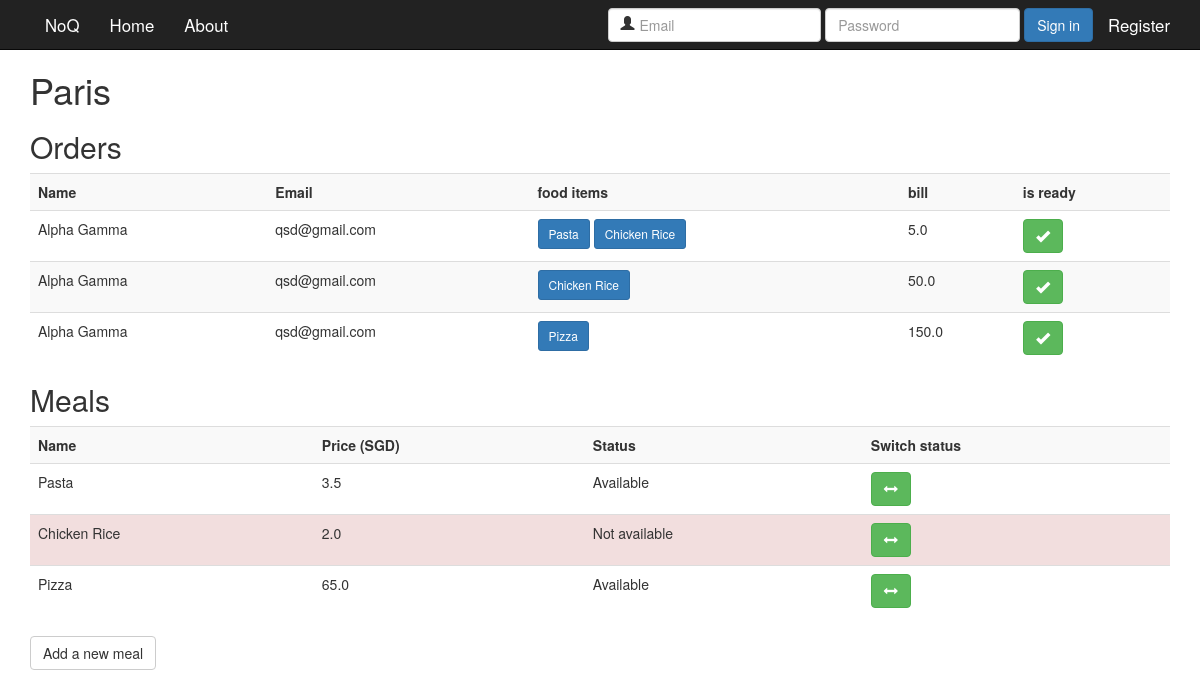
The app's page /shopowner/1/ with its own data.
### main/models.py (models this page shows, shortened)
class Shop(models.Model):
    name = models.CharField(max_length=20)
    shop_owner = models.ForeignKey(ShopOwner, on_delete=models.CASCADE)
    subscription = models.ForeignKey(Subscription, on_delete=models.CASCADE)
    postal_code = models.IntegerField()
    address = models.CharField(max_length=200, null=True, blank=True)
    latitude = models.FloatField()
    longitude = models.FloatField()
    image_name = models.CharField(max_length=50, null=True)
    cusine_type = models.CharField(max_length=50, null=True)

class Order(models.Model):
    order_date = models.DateTimeField(null=True)
    isServed = models.BooleanField(default=False)
    customer = models.ForeignKey(Customer, on_delete=models.CASCADE)
    bill = models.FloatField()

class Customer(models.Model):
    user = models.OneToOneField(User, on_delete=models.CASCADE)
    balance = models.FloatField(blank=False)

class User(AbstractBaseUser):
    email = models.EmailField(
        verbose_name='email address',
        max_length=255,
        unique=True,
    )
    is_active = models.BooleanField(default=True)
    is_admin = models.BooleanField(default=False)
    is_shop_owner = models.BooleanField(default=False, verbose_name='Are you a shop Owner?', blank=True)
    firstName = models.CharField(max_length=100, blank=True, null=True, verbose_name='First Name')
    lastName = models.CharField(max_length=100, blank=True, null=True, verbose_name='Last Name')
    objects = MyUserManager()
    USERNAME_FIELD = 'email'
    REQUIRED_FIELDS = ['is_shop_owner']

class FoodItem(models.Model):
    price = models.FloatField()
    orders = models.ManyToManyField(Order)
    shop = models.ForeignKey(Shop, on_delete=models.CASCADE)
    name = models.CharField(max_length=20)
    category = models.ForeignKey(Category, on_delete=models.CASCADE)
    is_available = models.BooleanField(default=False)

### main/ShopOwner/views.py (the view)
# urls.py: url(r'^(?P<shop_id>[0-9]+)/$', views.shop, name='shop'),
def shop(request, shop_id):
    current_shop = get_object_or_404(Shop, pk=shop_id)
    current_order = Order.objects.filter(fooditem__shop=shop_id).filter(isServed=False).order_by(
        'order_date').distinct()
    return render(request, 'main/shop.html', {'shop': current_shop, 'orders': current_order})

### main/templates/main/shop.html
{% extends 'main/base.html' %}
{% block content %}
    <h1>{{ shop.name }}</h1>
    <h2>Orders</h2>
    <table class="table table-striped">
        <tr>
            <th>Name</th>
            <th>Email</th>
            <th>food items</th>
            <th>bill</th>
            <th>is ready</th>
        </tr>
        {% for order in orders %}
            <tr>
                <td>{{ order.customer.user.firstName }} {{ order.customer.user.lastName }}</td>
                <td>{{ order.customer.user.email }}</td>
                <td>
                    {% for f in order.fooditem_set.all %}
                        <a class="btn btn-primary btn-sm">{{ f.name }}</a>
                    {% endfor %}
                </td>
                <td>{{ order.bill }}</td>
                <td><a class="btn btn-success" href="{% url 'shopowner:food_ready' shop_id=shop.id food_id=order.id %}"
                       role="button"><span
                        class="glyphicon glyphicon-ok"
                        aria-hidden="true"></span></a></td>
            </tr>
        {% endfor %}
    </table>
    <h2>Meals</h2>
    <table class="table table-striped">
        <tr>
            <th>Name</th>
            <th>Price (SGD)</th>
            <th>Status</th>
            <th>Switch status</th>
        </tr>
        {% for fooditem in shop.fooditem_set.all %}
            <tr {% if not fooditem.is_available %} class="danger" {% endif %}>
                <td>{{ fooditem.name }}</td>
                <td>{{ fooditem.price }} </td>
                <td>{% if fooditem.is_available %} Available {% else %} Not available {% endif %}</td>
                <td><a class="btn btn-success"
                       href="{% url 'shopowner:food_available' shop_id=shop.id food_id=fooditem.id %}"
                       role="button"><span
                        class="glyphicon glyphicon-resize-horizontal"
                        aria-hidden="true"></span></a></td>
            </tr>
        {% endfor %}
    </table>
    <a class="btn btn-default" href="{% url 'shopowner:newmeal' shop.id %}" role="button">Add a new meal</a>
{% endblock %}

### records on screen
Shop: name "Paris"
Order: customer.user.firstName "Alpha", customer.user.lastName "Gamma", customer.user.email "qsd@gmail.com", bill "5.0"
FoodItem: name "Pasta", price "3.5", is_available "Available"
FoodItem: name "Chicken Rice", price "2.0", is_available "Not available"
Order: customer.user.firstName "Alpha", customer.user.lastName "Gamma", customer.user.email "qsd@gmail.com", bill "50.0"
Order: customer.user.firstName "Alpha", customer.user.lastName "Gamma", customer.user.email "qsd@gmail.com", bill "150.0"
FoodItem: name "Pizza", price "65.0", is_available "Available"
